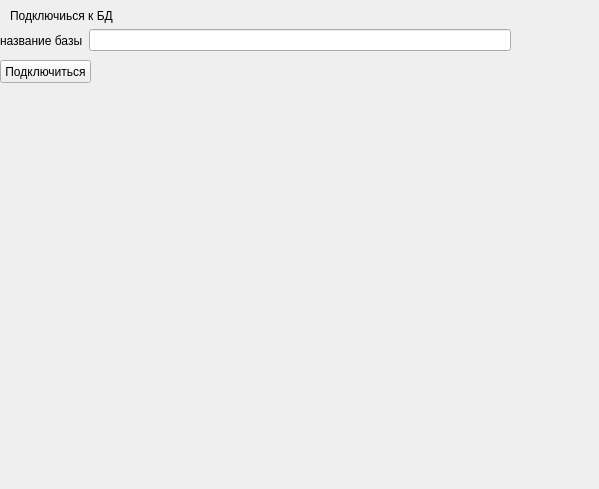
<?xml version="1.0" encoding="UTF-8"?>
<ui version="4.0">
 <class>MainWindow</class>
 <widget class="QMainWindow" name="MainWindow">
  <property name="geometry">
   <rect>
    <x>0</x>
    <y>0</y>
    <width>599</width>
    <height>489</height>
   </rect>
  </property>
  <property name="windowTitle">
   <string>MainWindow</string>
  </property>
  <widget class="QWidget" name="centralwidget">
   <widget class="QLabel" name="label">
    <property name="geometry">
     <rect>
      <x>10</x>
      <y>0</y>
      <width>111</width>
      <height>31</height>
     </rect>
    </property>
    <property name="text">
     <string>Подключиься к БД</string>
    </property>
   </widget>
   <widget class="QWidget" name="horizontalLayoutWidget_2">
    <property name="geometry">
     <rect>
      <x>0</x>
      <y>20</y>
      <width>511</width>
      <height>41</height>
     </rect>
    </property>
    <layout class="QHBoxLayout" name="horizontalLayout_2">
     <item>
      <widget class="QLabel" name="label_4">
       <property name="text">
        <string>название базы</string>
       </property>
      </widget>
     </item>
     <item>
      <widget class="QLineEdit" name="dbName"/>
     </item>
    </layout>
   </widget>
   <widget class="QPushButton" name="connectBtn">
    <property name="geometry">
     <rect>
      <x>0</x>
      <y>60</y>
      <width>91</width>
      <height>23</height>
     </rect>
    </property>
    <property name="text">
     <string>Подключиться</string>
    </property>
   </widget>
  </widget>
 </widget>
 <resources/>
 <connections/>
</ui>
